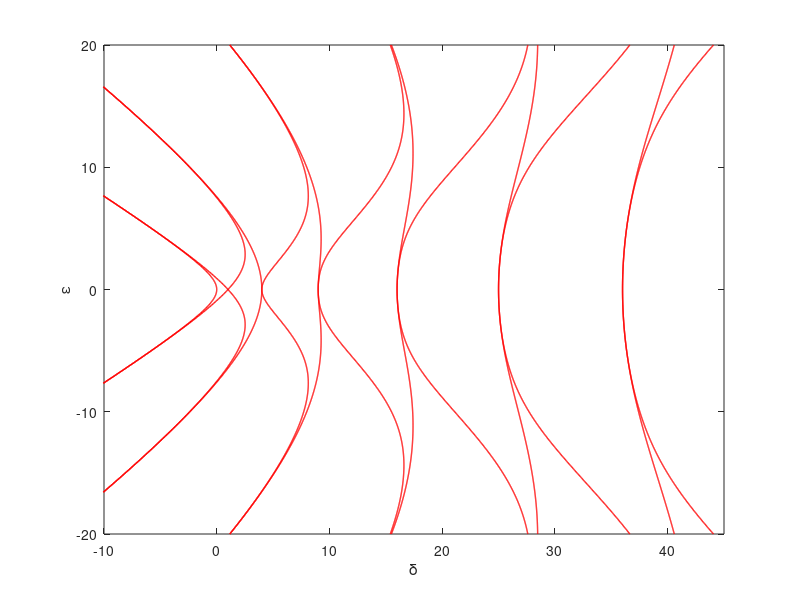

Recreate this plot in MATLAB. (Note: this script raises an error after producing the figure.)
clear all;close all; clc
N = 30;                     % Order of the Hill's Determinant
T = cell(1,4);              % Cell array to store Hill determinant matrices
EE = cell(1,4);
epsilon = -20:0.05:20;
for i = 1:length(epsilon)
    e = epsilon(i);
    a = e*ones(N,1);        % Sub diagonal elements
    c = e*ones(N,1);        % Super diagonal elements
    % Hill determinants for odd sine and cosine coefficients
    ndeto = 2*N+1;
    bo = (1:2:ndeto).^2;    % Diagonal elements
    T1 = diag(a,-1)+diag(bo)+diag(c,+1);
    T1(1,1) = 1+e;
    T{1} = T1 ;             % Odd cosine determinant matrix
    T1(1,1) = 1-e;
    T2 = T1;
    T{2} = T2 ;             % Odd sine determinant matrix
    % Hill determinants for even sine and cosine coefficients
    ndete = 2*(N+1);
    be = (2:2:ndete).^2;    % Diagonal elements
    T3 = diag(a,-1)+diag(be)+diag(c,+1);
    T{3} = T3;              % Even cosine determinant matrix
    T4 = zeros(size(T3));
    T4(1,1) = 0 ;T4(1,2) = e ;T4(2,1) = 2*e;
    T4(2:end,2:end)=T3(1:end-1,1:end-1);
    T{4} = T4 ;             % Even sine determinant matrix
    % Calculate the Eigenvalues of the Determinant matrices
    for j = 1:4
        E = eig(T{j});
        EE{j}(:,i) = E;
    end
end
epsilon = epsilon';
E1 = EE{1}';
E2 = EE{2}';
E3 = EE{3}';
E4 = EE{4}';
E = [E1 E2 E3 E4];
figure;
plot(E,epsilon,'r','Linewidth',1);
xlabel('\delta');
ylabel('\epsilon');
hold on;
axis([-10,45,-20,20]);
PlotAxisAtOrigin;

function PlotAxisAtOrigin
%PlotAxisAtOrigin Plot 2D axes through the origin

% GET TICKS
X=get(gca,'Xtick');
Y=get(gca,'Ytick');

% GET LABELS
XL=get(gca,'XtickLabel');
YL=get(gca,'YtickLabel');

% GET OFFSETS
Xoff=diff(get(gca,'XLim'))./40;
Yoff=diff(get(gca,'YLim'))./40;

% DRAW AXIS LINEs
plot(get(gca,'XLim'),[0 0],'k');
plot([0 0],get(gca,'YLim'),'k');

% Plot new ticks
for i=1:length(X)
    plot([X(i) X(i)],[0 Yoff],'-k');
end
for i=1:length(Y)
   plot([Xoff, 0],[Y(i) Y(i)],'-k');
end

% ADD LABELS
t1 = text(X,zeros(size(X))-2.*Yoff,XL);
t2 = text(zeros(size(Y))-3.*Xoff,Y,YL);
set(t1,'FontName','TimesNewRoman','Fontsize',10) ;
set(t2,'FontName','TimesNewRoman','Fontsize',10) ;
% Add Axis Labels
l1 = text(2,max(Y),'a');
set(l1,'FontName','TimesNewRoman','Fontsize',10) ;
l2 = text(max(X),2.,'q');
set(l2,'FontName','TimesNewRoman','Fontsize',10) ;
% Add title
t = title('Stability chart of Mathieu Equation') ;
set(t,'FontName','TimesNewRoman','Fontsize',10) ;
box off;
% axis square;
axis off;
set(gcf,'color','w');
